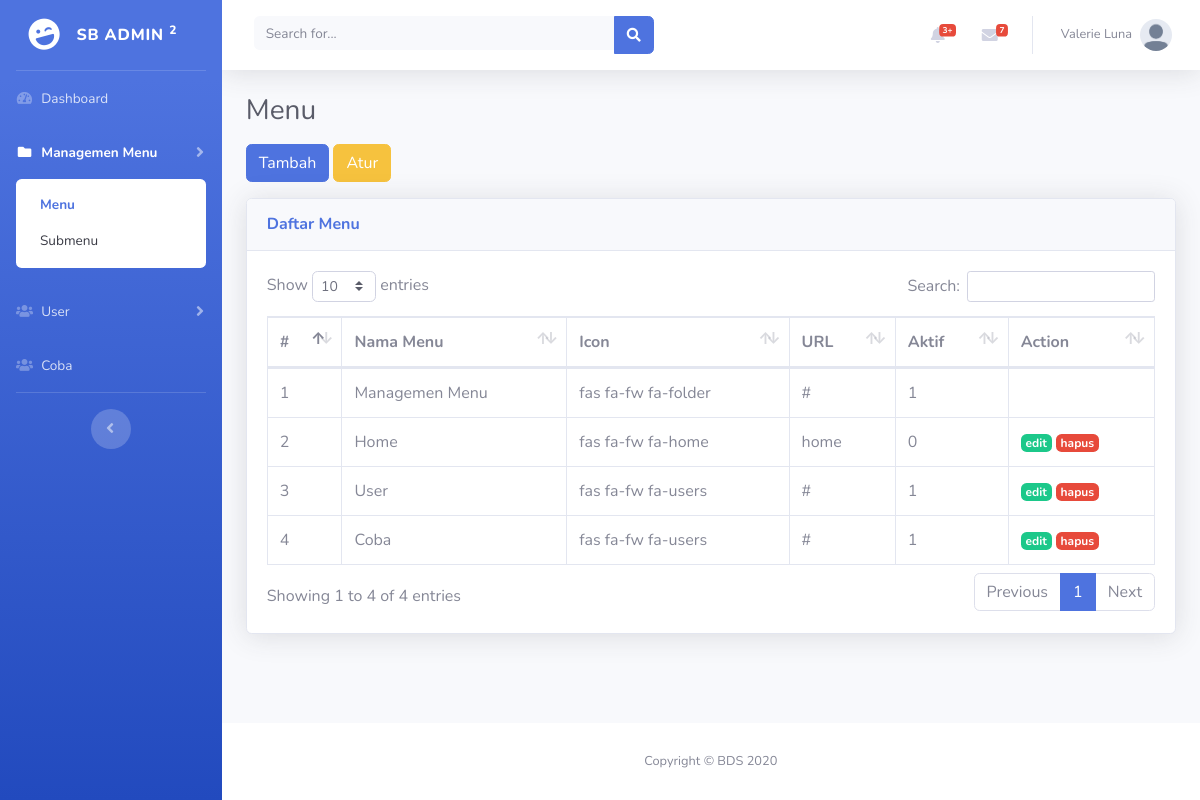
Page /index.php/menu on the committed database.
### tables this page shows
CREATE TABLE `menus` (
  `id` int(11) NOT NULL,
  `nama_menu` varchar(50) NOT NULL,
  `icon` varchar(50) NOT NULL,
  `url` varchar(128) DEFAULT NULL,
  `orderby` int(3) NOT NULL,
  `is_active` int(1) NOT NULL
);

CREATE TABLE `submenus` (
  `id` int(11) NOT NULL,
  `menu_id` int(11) NOT NULL,
  `nama_submenu` varchar(50) NOT NULL,
  `icon` varchar(50) NOT NULL,
  `url` varchar(128) NOT NULL,
  `is_active` int(1) NOT NULL
);

### application/controllers/Menu.php (called while the page is built, shortened)
<?php
class Menu extends CI_Controller
{
    public function __construct()
    {
        $this->load->model('Menu_model', 'menu');
    }
    public function index()
    {
        $data['title'] = "Menu";
        $data['menu'] = $this->menu->getMenu();
        $this->load->view('templates/header', $data);
        $this->load->view('templates/sidebar', $data);
        $this->load->view('templates/topbar', $data);
        $this->load->view('menu/index', $data);
        $this->load->view('templates/footer');
    }
}

### index.php (called while the page is built, shortened)
<?php
require_once BASEPATH.'core/CodeIgniter.php';

### application/models/Menu_model.php (called while the page is built, shortened)
<?php
class Menu_model extends CI_Model
{
    public function getMenu()
    {
        $this->db->order_by("orderby", "asc");
        $query = $this->db->get('menus');
        return $query->result_array();
    }
}

### application/views/menu/index.php (the view, shortened to what this page needs)
<div class="container-fluid">
    <h1 class="h3 mb-3 text-gray-800">Menu</h1>
    <a href="<?= base_url('menu/add'); ?>" class="btn btn-primary mb-3">Tambah</a>
    <a href="<?= base_url('menu/sortMenu'); ?>" class="btn btn-warning mb-3">Atur</a>
    <div class="card shadow mb-4">
        <div class="card-header py-3">
            <h6 class="m-0 font-weight-bold text-primary">Daftar Menu</h6>
        </div>
        <div class="card-body">
            <div class="table-responsive">
                <table class="table table-bordered" id="dataTable" width="100%" cellspacing="0">
                    <thead>
                        <tr>
                            <th scope="col">#</th>
                            <th scope="col">Nama Menu</th>
                            <th scope="col">Icon</th>
                            <th scope="col">URL</th>
                            <th scope="col">Aktif</th>
                            <th scope="col">Action</th>
                        </tr>
                    </thead>
                    <tbody>
                        <?php $i = 1; ?>
                        <?php foreach ($menu as $m) : ?>
                            <tr>
                                <td><?= $i++; ?></td>
                                <td><?= $m['nama_menu']; ?></td>
                                <td><?= $m['icon']; ?></td>
                                <td><?= $m['url'] ?></td>
                                <td><?= $m['is_active']; ?></td>
                                <td>
                                    <?php if ($m['id'] != 3) : ?>
                                        <a href="<?= base_url('menu/edit/') . $m['id'] ?>" class="badge badge-success">edit</a>
                                        <a href="<?= base_url('menu/delete/') . $m['id'] ?>" class="badge badge-danger delete">hapus</a>
                                    <?php endif; ?>
                                </td>
                            </tr>
                        <?php endforeach; ?>
                    </tbody>
                </table>
            </div>
        </div>
    </div>
</div>
</div>

### application/views/templates/header.php (shortened to what this page needs)
<!DOCTYPE html>
<html lang="en">
<head>
    <link href="<?= base_url('assets/'); ?>vendor/fontawesome-free/css/all.min.css" rel="stylesheet" type="text/css">
    <link href="<?= base_url('assets/'); ?>css/sb-admin-2.min.css" rel="stylesheet">
    <link href="<?= base_url('assets/'); ?>vendor/datatables/dataTables.bootstrap4.min.css" rel="stylesheet">
    <link href="<?= base_url('assets/'); ?>css/style.css" rel="stylesheet">
</head>
<body id="page-top">
    <div id="wrapper">

### application/views/templates/sidebar.php
<ul class="navbar-nav bg-gradient-primary sidebar sidebar-dark accordion" id="accordionSidebar">
    <a class="sidebar-brand d-flex align-items-center justify-content-center" href="index.html">
        <div class="sidebar-brand-icon rotate-n-15">
            <i class="fas fa-laugh-wink"></i>
        </div>
        <div class="sidebar-brand-text mx-3">SB Admin <sup>2</sup></div>
    </a>
    <hr class="sidebar-divider my-0">
    <li class="nav-item <?= uri_string() == '' ? 'active' : '' ?>">
        <a class="nav-link " href="<?= base_url('/'); ?>">
            <i class="fas fa-fw fa-tachometer-alt"></i>
            <span>Dashboard</span></a>
    </li>
    <?php
    $queryMenu = "SELECT * FROM menus WHERE is_active = 1 ORDER BY orderby ASC";
    $menu = $this->db->query($queryMenu)->result_array();
    ?>
    <?php foreach ($menu as $m) : ?>
        <?php
        $menuId = $m['id'];
        $querySubmenu = "SELECT * FROM submenus WHERE menu_id = '$menuId' AND is_active = 1 ORDER BY id ASC";
        $subMenu = $this->db->query($querySubmenu)->result_array();
        $subMenunum = $this->db->query($querySubmenu)->num_rows();
        ?>
        <?php if ($subMenunum == 0) : ?>
            <li class="nav-item <?php echo uri_string() == $m['url'] ? 'active' : '' ?>">
                <a class="nav-link" href="<?= base_url($m['url']); ?>">
                    <i class="<?= $m['icon']; ?>"></i>
                    <span><?= $m['nama_menu']; ?></span>
                </a>
            </li>
        <?php else : ?>
            <li class="nav-item <?php foreach ($subMenu as $sm) echo $this->uri->segment(1) == $sm['url'] ? 'active' : '' ?>">
                <a class="nav-link collapsed" href="#" data-toggle="collapse" data-target="#collapse<?= $m['id']; ?>" aria-expanded="true" aria-controls="collapseTwo">
                    <i class="<?= $m['icon']; ?>"></i>
                    <span><?= $m['nama_menu']; ?></span>
                </a>
                <div id="collapse<?= $m['id']; ?>" class="collapse <?php foreach ($subMenu as $sm) echo $this->uri->segment(1) == $sm['url'] ? 'show' : ''; ?>" aria-labelledby="headingTwo" data-parent="#accordionSidebar">
                    <div class="bg-white py-2 collapse-inner rounded">
                        <?php foreach ($subMenu as $sm) : ?>
                            <a class="collapse-item <?php echo $this->uri->segment(1) == $sm['url'] ? 'active' : ''; ?>" href="<?= base_url($sm['url']); ?>"> <?= $sm['nama_submenu']; ?>
                            </a>
                        <?php endforeach; ?>
                    </div>
                </div>
            <?php endif; ?>
            </li>
        <?php endforeach; ?>
        <hr class="sidebar-divider d-none d-md-block">
        <div class="text-center d-none d-md-inline">
            <button class="rounded-circle border-0" id="sidebarToggle"></button>
        </div>
</ul>

### application/views/templates/topbar.php (shortened to what this page needs)
<div id="content-wrapper" class="d-flex flex-column">
    <div id="content">
        <nav class="navbar navbar-expand navbar-light bg-white topbar mb-4 static-top shadow">
            <form class="d-none d-sm-inline-block form-inline mr-auto ml-md-3 my-2 my-md-0 mw-100 navbar-search">
                <div class="input-group">
                    <input type="text" class="form-control bg-light border-0 small" placeholder="Search for..." aria-label="Search" aria-describedby="basic-addon2">
                    <div class="input-group-append">
                        <button class="btn btn-primary" type="button">
                            <i class="fas fa-search fa-sm"></i>
                        </button>
                    </div>
                </div>
            </form>
            <ul class="navbar-nav ml-auto">
                <li class="nav-item dropdown no-arrow mx-1">
                    <a class="nav-link dropdown-toggle" href="#" id="alertsDropdown" role="button" data-toggle="dropdown" aria-haspopup="true" aria-expanded="false">
                        <i class="fas fa-bell fa-fw"></i>
                        <span class="badge badge-danger badge-counter">3+</span>
                    </a>
                </li>
                <li class="nav-item dropdown no-arrow mx-1">
                    <a class="nav-link dropdown-toggle" href="#" id="messagesDropdown" role="button" data-toggle="dropdown" aria-haspopup="true" aria-expanded="false">
                        <i class="fas fa-envelope fa-fw"></i>
                        <span class="badge badge-danger badge-counter">7</span>
                    </a>
                </li>
                <li class="nav-item dropdown no-arrow">
                    <a class="nav-link dropdown-toggle" href="#" id="userDropdown" role="button" data-toggle="dropdown" aria-haspopup="true" aria-expanded="false">
                        <span class="mr-2 d-none d-lg-inline text-gray-600 small">Valerie Luna</span>
                        <img class="img-profile rounded-circle" src="<?= base_url('assets/') ?>img/default.jpg">
                    </a>
                </li>
            </ul>
        </nav>

### application/views/templates/footer.php (shortened to what this page needs)
<footer class="sticky-footer bg-white">
    <div class="container my-auto">
        <div class="copyright text-center my-auto">
            <span>Copyright &copy; BDS <?= date('Y'); ?></span>
        </div>
    </div>
</footer>
</div>
</div>
</body>
</html>

### assets/css/style.css (style rules this page uses)
@media (min-width: 768px) { .sidebar { width: 17rem !important; height: 25vh; min-height: 100vh; overflow-y: auto; overflow-x: hidden; position: -webkit-sticky; position: sticky; top: 0; } }
@media (min-width: 768px) { .sidebar .nav-item .nav-link { padding-bottom: 15px; padding-top: 15px; } }

### rows in the picture
menus: nama_menu "Managemen Menu", icon "fas fa-fw fa-folder", url "#", is_active "1"
submenus: nama_submenu "Menu"
submenus: nama_submenu "Submenu"
menus: nama_menu "User", icon "fas fa-fw fa-users", url "#", is_active "1"
menus: nama_menu "Coba", icon "fas fa-fw fa-users", url "#", is_active "1"
menus: nama_menu "Home", icon "fas fa-fw fa-home", url "home", is_active "0"
